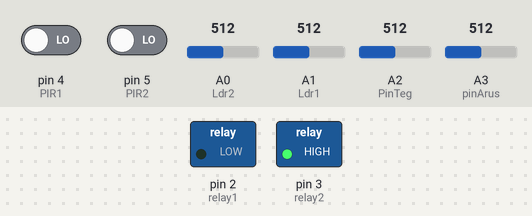
Bench run of a sketch on a simulated Arduino Uno, built with avr-gcc and run on an emulated ATmega328P. Parts: switched loads named in the sketch (green lamp = pin HIGH). Inputs (shaded band) come from the test bench; at power-on: pin 4 (PIR1) LOW, pin 5 (PIR2) LOW, A0 (Ldr2) = 512, A1 (Ldr1) = 512, A2 (PinTeg) = 512, A3 (pinArus) = 512. What the sketch prints to the serial monitor is not drawn.

Above: at 0.5 s.
At 4.6 s:
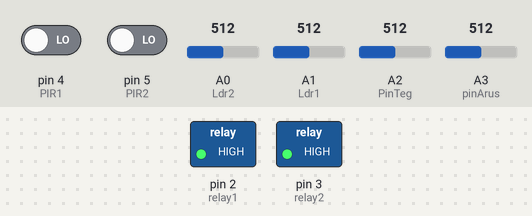
Timing chart, 0 to 7.2 s (numbered marks = the images above):
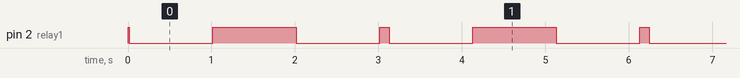

Measured:
- by itself, pin 2 (relay1): repeats every 3.1 s: HIGH 1.0 s, LOW 1.0 s, HIGH 0.11 s, LOW 1.0 s
- by itself, everything shown: repeats every 3.1 s, in 4 steps

The sketch:

Arduino_Sensor.ino
```cpp
// Library
#include <Wire.h>                   // Memanggil library wire.h

// Pin Sensor
#define Ldr1 A1                     // Deklarasi LDR pada pin A0
#define Ldr2 A0
#define PinTeg A2                   // Deklarasi pin tegangan pada pin A2
const int pinArus = A3;             // Deklarasi pin arus pada pin A3
const int relay1 = 2;               // Deklarasi relay pada pin D2
const int relay2 = 3;
int PIR1 = 4;                       // Deklarasi PIR pada pin D4
int PIR2 = 5;

// Pembacaan Sensor
int statusPir1 = 0;                 // Variabel status pir
int statusPir2 = 0;
int nilaiLdr1;                      // Variabel nilai ldr
int nilaiLdr2;
float hasilTeg = 0.0;
float hasilArus = 00;
int relayON = LOW;                  // relay nyala
int relayOFF = HIGH;                // relay mati

// Perhitungan
float Vmodul = 0.0;
float R1 = 30000.0; //30k
float R2 = 7500.0; //7500 ohm resistor,
int value1 = 0;
int sensitivitas = 100; //tegantung sensor arus yang digunakan, yang ini 5A
int nilaiadc1 = 00;
int teganganoffset = 2500; //nilai pembacaan offset saat tidak ada arus yang lewat
double tegangan1 = 00;

void data_olah_arus_tegangan(){
  nilaiadc1 = analogRead(pinArus);
  tegangan1 = (nilaiadc1 / 1024.0) * 5000;
  hasilArus = ((tegangan1 - teganganoffset) / sensitivitas);
  value1 = analogRead(PinTeg);        // Instruksi membaca status pinTeg
  Vmodul = (value1 * 5.0) / 1024.0;
  hasilTeg = Vmodul / (R2/(R1+R2));
}

void setup() {
  Serial.begin(9600);      // Baud komunikasi serial pada 9600
  pinMode(Ldr1, INPUT);    // Deklarasi LDR sebagai Input
  pinMode(Ldr2, INPUT);
  pinMode(PIR1, INPUT);    // Deklarasi PIR sebagai Input
  pinMode(PIR2, INPUT);
  pinMode(PinTeg, INPUT);  // Deklarasi Pinteg sebagai Input
  pinMode(pinArus, INPUT); // Deklarasi Pinteg sebagai Input
  pinMode(relay1, OUTPUT);
  pinMode(relay2, OUTPUT);
  digitalWrite(relay1, relayOFF);
  digitalWrite(relay2, relayOFF);
}

void loop() {
  data_olah_arus_tegangan();
  nilaiLdr1 = analogRead(Ldr1);       // Instruksi membaca nilai analog LDR
  nilaiLdr2 = analogRead(Ldr2);
  statusPir1 = digitalRead(PIR1);     // Instruksi membaca status PIR
  statusPir2 = digitalRead(PIR2);
  //digitalWrite(relay1, relayON); relay nyala
  //digitalWrite(relay1, relayOFF); relay mati
  Serial.print("Nilai LDR1: ");       // Menampilkan Nilai analog LDR pada Serial Monitor
  Serial.print(nilaiLdr1);
  Serial.print(" || Nilai LDR2: ");
  Serial.println(nilaiLdr2);
  Serial.print("Status PIR1: ");      // Menampilkan Nilai analog LDR pada Serial Monitor
  Serial.print(statusPir1);
  Serial.print(" || Status PIR2: ");
  Serial.println(statusPir2);
  if(nilaiLdr1 <= 550 || nilaiLdr2 <= 550){
    Serial.print("Danger!!");
    digitalWrite(relay1, relayON);
    delay(1000);
    digitalWrite(relay1, relayOFF);
    delay(1000);
    digitalWrite(relay1, relayON);
    delay(1000);
    digitalWrite(relay1, relayOFF);
    }
   else{
    digitalWrite(relay1, relayOFF);
    }
  //Serial.print("Tegangan: ");         // Menampilkan Nilai tegangan pada Serial Monitor
  //Serial.print(hasilTeg);
 //Serial.print(" || Arus: ");
  //Serial.println(hasilArus);
  delay(100);
}
```
